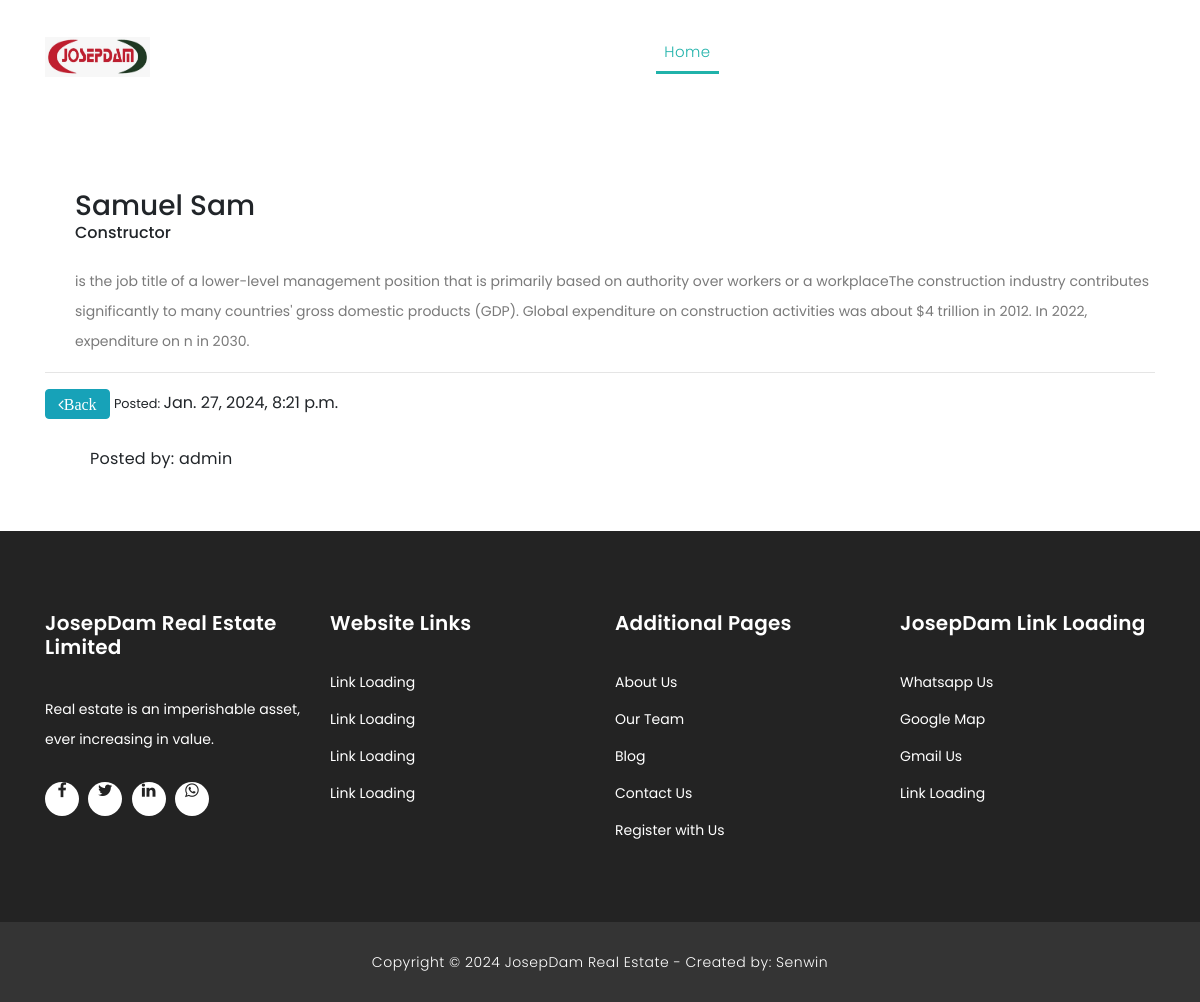
Page /article_team/2/ on the committed database.
### josepdam/models.py (models this page shows, shortened)
class TeamsPost (models.Model):
    worker_name = models.CharField (max_length = 200, blank=True, null=True)
    worker_position = models.CharField (max_length = 200, blank=True, null=True)
    worker_description = models.TextField()
    worker_img = models.ImageField(upload_to='images')
    slug = models.SlugField (max_length=25)
    publish_date = models.DateTimeField (auto_now_add= True)
    author = models.ForeignKey(User, on_delete=models.CASCADE)
    class Meta:
        ordering =['-publish_date']

### josepdam/views.py (the view, shortened to what this page needs)
# urls.py: path('article_team/<int:pk>/', ArticleTeamDetailView.as_view(), name="detail-team"),
class ArticleTeamDetailView(DetailView):
    model = TeamsPost
    template_name = 'josep/article_team_detail.html'

### templates/josep/article_team_detail.html (shortened to what this page needs)
{% extends "base.html" %}
{% load static %}
{% block content%}
    <div class="page-headingdddddd header-text">
        <div class="container">
          <div class="row">
            <div class="col-md-12">
              <h1> <small><del></small> <sup>$</sup>{{ object.price }}</h1>
            </div>
          </div>
        </div>
      </div>
    <div class="services">
      <div class="container">
        <div class="row">
          <div class="col-md-6">
             <br>
          </div>
        </div> <br>
        <div class="tabs-content" style="display: block;">
          <h3>{{ object.worker_name }}</h3>
          <h6>{{ object.worker_position }}</h6><br>
          <p>{{ object.worker_description|truncatechars:9000 }}</p>
        </div> <hr>
        <span>
           <a href="{% url 'team' %}" class="btn btn-info"><i class="fa fa-angle-left">Back</i></a>
            <small>Posted: </small> {{ object.publish_date }}
        </span>
          <div class="col-lg-3">
            <div class="tabs-content">
              <h4><small>Posted by: {{object.author}}</small></h4>
            </div>
          </div>
        </div>
        <br>
        <br>
      </div>
{% endblock %}

### templates/base.html (shortened to what this page needs)
{% load static %}
<html lang="en">
  <head>
    <link href="{% static 'vendor/bootstrap/css/bootstrap.min.css' %}" rel="stylesheet">
    <link rel="stylesheet" href="{% static 'assets/css/fontawesome.css' %}">
    <link rel="stylesheet" href="{% static 'assets/css/style.css' %}">
    <link rel="stylesheet" href="{% static 'assets/css/owl.css' %}">
  </head>
  <body>
    <header class="">
      <nav class="navbar navbar-expand-lg">
        <div class="container">
          <a class="navbar-brand" href="{% url 'home'%}"><img src="{% static 'assets/images/logo1.jpg' %}" width="105" height="40"/></a>
          <div class="collapse navbar-collapse" id="navbarResponsive">
            <ul class="navbar-nav ml-auto">
              <li class="nav-item active">
                <a class="nav-link" href="{% url 'home'%}">Home
                </a>
              </li>
              <li class="nav-item dropdown">
                <a class="dropdown-toggle nav-link" data-toggle="dropdown" href="#" role="button" aria-haspopup="true" aria-expanded="false">About</a>
              </li>
              <li clas  s="nav-item">
                <a class="nav-link" href="{% url 'contact' %}">Contact Us</a>
              </li>
              <li class="nav-item dropdown">
                <a class="dropdown-toggle nav-link" data-toggle="dropdown" href="#" role="button" aria-haspopup="true" aria-expanded="false">Blog</a>
              </li>
              <li class="nav-item dropdown">
                <a class="dropdown-toggle nav-link" data-toggle="dropdown" href="#" role="button" aria-haspopup="true" aria-expanded="false">Register</a>
              </li>
            </ul>
          </div>
        </div>
      </nav>
    </header>
    {% block content %}
    {% endblock %}
    <footer>
        <div class="container">
          <div class="row">
            <div class="col-md-3 footer-item">
              <a href=" "><h4>JosepDam Real Estate Limited</h4></a>
              <p>Real estate is an imperishable asset, ever increasing in value.</p>
              <ul class="social-icons">
                <li><a rel="nofollow" href="#" target="_blank"><i class="fa fa-facebook"></i></a></li>
                <li><a href="#"><i class="fa fa-twitter"></i></a></li>
                <li><a href="#"><i class="fa fa-linkedin"></i></a></li>
                <li><a href="https://wa.me/+2348066295770?text=Hi JosepDam ?"><i class="fa fa-whatsapp"></i></a></li>
              </ul>
            </div>
            <div class="col-md-3 footer-item">
              <a href=" "><h4>Website Links</h4><a/>
              <ul class="menu-list">
                <li><a href="#">Link Loading</a></li>
                <li><a href="#">Link Loading</a></li>
                <li><a href="#">Link Loading</a></li>
                <li><a href="#">Link Loading</a></li>
              </ul>
            </div>
            <div class="col-md-3 footer-item">
              <a href="{% url 'signup' %}"><h4>Additional Pages</h4></a>
              <ul class="menu-list">
                <li><a href="{% url 'about' %}">About Us</a></li>
                <li><a href="{% url 'team' %}">Our Team</a></li>
                <li><a href="{% url 'blog' %}">Blog</a></li>
                <li><a href="{% url 'contact' %}">Contact Us</a></li>
                <li><a href="{% url 'signup' %}">Register with Us</a></li>
              </ul>
            </div>
            <div class="col-md-3 footer-item last-item">
                <a href=" "><h4>JosepDam Link Loading</h4><a/>
                <ul class="menu-list">
                  <li><a href="https://wa.me/+2348066295770?text=Hi JosepDam ?">Whatsapp Us</a></li>
                  <li><a href="https://maps.app.goo.gl/uNNsbrMFuA9V3HN36">Google Map</a></li>
                  <li><a href="mailto:akinwale@josepdam.com">Gmail Us </a></li>
                  <li><a href="#">Link Loading</a></li>
                </ul>
            </div>
          </div>
        </div>
      </footer>
      <div class="sub-footer">
        <div class="container">
          <div class="row">
            <div class="col-md-12">
              <p>
                  Copyright © 2024 JosepDam Real Estate
                  - Created by: <a href="https://udsen.pythonanywhere.com/">Senwin</a>
              </p>
            </div>
          </div>
        </div>
      </div>
    </body>
  </html>

### static/assets/css/style.css (style rules this page uses)
body { font-family: 'Poppins', sans-serif; overflow-x: hidden; text-rendering: optimizeLegibility; -webkit-font-smoothing: antialiased; -moz-osx-font-smoothing: grayscale; }
p { margin-bottom: 0px; font-size: 14px; color: #666666; line-height: 30px; }
a { text-decoration: none!important; }
ul { padding: 0; margin: 0; list-style: none; }
h1,h2,h3,h4,h5,h6 { margin: 0px; }
header { position: absolute; z-index: 99999; width: 100%; background-color: transparent!important; height: 80px; -webkit-transition: all 0.3s ease-in-out 0s; -moz-transition: all 0.3s ease-in-out 0s; -o-transition: all 0.3s ease-in-out 0s; transition: all 0.3s ease-in-out 0s; }
header .navbar { padding: 20px 0px; }
.navbar .navbar-brand { float: left; margin-top: 12px; outline: none; }
#navbarResponsive { z-index: 999; }
.navbar-collapse { text-align: center; }
.navbar .navbar-nav .nav-item { margin: 0px 15px; }
.navbar .navbar-nav a.nav-link { text-transform: capitalize; font-size: 15px; font-weight: 300; letter-spacing: 0.5px; color: #fff; transition: all 0.5s; margin-top: 5px; }
.navbar .navbar-nav .nav-link:hover, .navbar .navbar-nav .active>.nav-link, .navbar .navbar-nav .nav-link.active, .navbar .navbar-nav .nav-link.show, .navbar .navbar-nav .show>.nav-link { color: #20b2aa; border-bottom: 3px solid #20b2aa; }
*, *:before, *:after { -webkit-box-sizing: border-box; box-sizing: border-box; -webkit-font-smoothing: antialiased; -moz-osx-font-smoothing: grayscale; }
.services { margin-top: 140px; }
footer { background-color: #232323; padding: 80px 0px; color: #fff; }
footer h4 { color: #fff; font-size: 20px; font-weight: 600; letter-spacing: 0.25px; margin-bottom: 35px; }
footer p { color: #fff; }
footer ul.social-icons { margin-top: 25px; }
footer ul.social-icons li { display: inline-block; margin-right: 5px; }
footer ul.social-icons li:last-child { margin-right: 0px; }
footer ul.social-icons li a { width: 34px; height: 34px; display: inline-block; line-height: 34px; text-align: center; background-color: #fff; color: #232323; border-radius: 50%; transition: all 0.3s; }
footer ul.menu-list li { margin-bottom: 13px; }
footer ul.menu-list li:last-child { margin-bottom: 0px; }
footer ul.menu-list li a { font-size: 14px; color: #fff; transition: all 0.3s; }
.sub-footer { background-color: #343434; text-align: center; padding: 25px 0px; }
.sub-footer p { color: #fff; font-weight: 300; letter-spacing: 0.5px; }
.sub-footer a { color: #fff; }
.tabs-content { margin-left: 30px; text-align: left; display: inline-block; transition: all 0.3s; }
.tabs-content h4 { font-size: 20px; font-weight: 700; letter-spacing: 0.25px; margin-bottom: 15px; margin-top: 30px; }
.tabs-content p { font-size: 14px; color: #7a7a7a; margin-bottom: 0px; }

### rows in the picture
TeamsPost: worker_name "Samuel Sam", worker_position "Constructor", worker_description "is the job title of a lower-level management position that is primarily based on authority over workers or a workplaceThe construction industry contributes significantly to many countries' gross domestic products (GDP). Global expenditure on construction activities was about $4 trillion in 2012. In 2022, expenditure on n in 2030.", publish_date "Jan. 27, 2024, 8:21 p.m.", author "admin"
